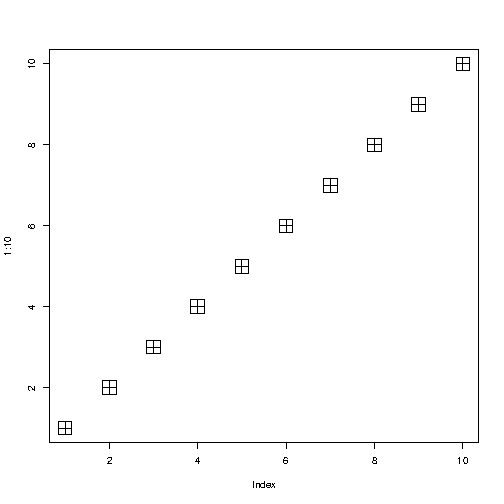

This figure's R source:
bitmap(file="out.png")
plot(1:10, cex=3, pch=12)
